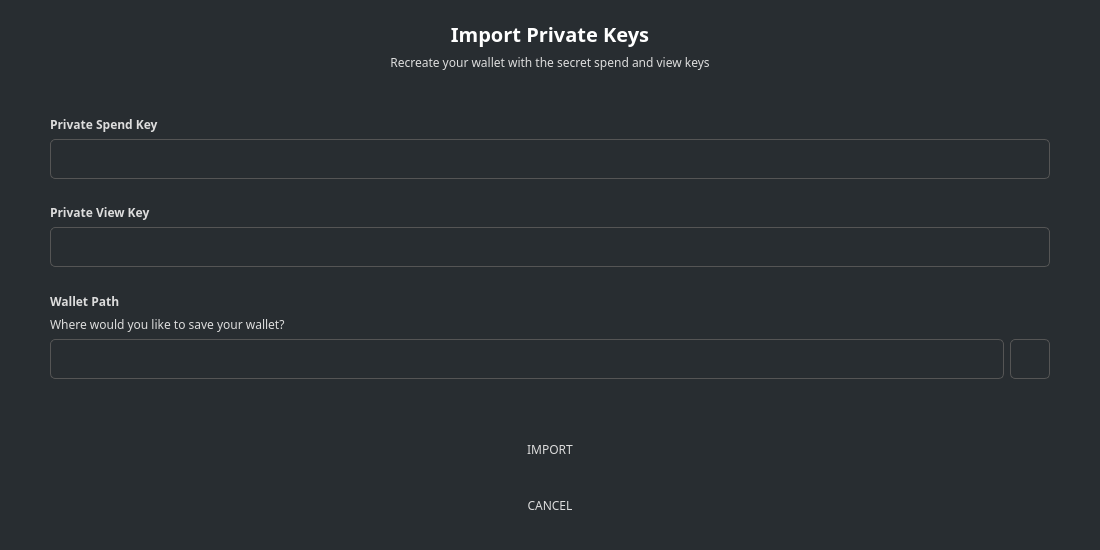
<?xml version="1.0" encoding="UTF-8"?>
<ui version="4.0">
 <class>ImportSecretKeysDialog</class>
 <widget class="QDialog" name="ImportSecretKeysDialog">
  <property name="geometry">
   <rect>
    <x>0</x>
    <y>0</y>
    <width>1100</width>
    <height>550</height>
   </rect>
  </property>
  <property name="windowTitle">
   <string>Import Private Keys</string>
  </property>
  <property name="styleSheet">
   <string notr="true">background-color: #282d31; color: #ddd; border: 0px;</string>
  </property>
  <layout class="QVBoxLayout" name="verticalLayout_3">
   <property name="spacing">
    <number>6</number>
   </property>
   <property name="leftMargin">
    <number>0</number>
   </property>
   <property name="topMargin">
    <number>0</number>
   </property>
   <property name="rightMargin">
    <number>0</number>
   </property>
   <property name="bottomMargin">
    <number>0</number>
   </property>
   <item>
    <widget class="QGroupBox" name="groupBox">
     <property name="sizePolicy">
      <sizepolicy hsizetype="Expanding" vsizetype="Expanding">
       <horstretch>0</horstretch>
       <verstretch>0</verstretch>
      </sizepolicy>
     </property>
     <property name="styleSheet">
      <string notr="true"/>
     </property>
     <property name="title">
      <string/>
     </property>
     <property name="alignment">
      <set>Qt::AlignLeading|Qt::AlignLeft|Qt::AlignTop</set>
     </property>
     <layout class="QVBoxLayout" name="verticalLayout_2">
      <property name="leftMargin">
       <number>50</number>
      </property>
      <property name="topMargin">
       <number>20</number>
      </property>
      <property name="rightMargin">
       <number>50</number>
      </property>
      <property name="bottomMargin">
       <number>20</number>
      </property>
      <item>
       <widget class="QLabel" name="label_4">
        <property name="font">
         <font>
          <family>Poppins</family>
          <pointsize>-1</pointsize>
          <weight>75</weight>
          <bold>true</bold>
         </font>
        </property>
        <property name="styleSheet">
         <string notr="true">color: #fff;
border-right: 0px;
font-size: 20px;
font-weight: bold;</string>
        </property>
        <property name="text">
         <string>Import Private Keys</string>
        </property>
        <property name="alignment">
         <set>Qt::AlignCenter</set>
        </property>
       </widget>
      </item>
      <item>
       <widget class="QLabel" name="label_5">
        <property name="font">
         <font>
          <family>Poppins</family>
         </font>
        </property>
        <property name="styleSheet">
         <string notr="true">color: #ddd;border-right: 0px;</string>
        </property>
        <property name="text">
         <string>Recreate your wallet with the secret spend and view keys</string>
        </property>
        <property name="scaledContents">
         <bool>false</bool>
        </property>
        <property name="alignment">
         <set>Qt::AlignCenter</set>
        </property>
        <property name="wordWrap">
         <bool>true</bool>
        </property>
       </widget>
      </item>
      <item>
       <spacer name="verticalSpacer_5">
        <property name="orientation">
         <enum>Qt::Vertical</enum>
        </property>
        <property name="sizeHint" stdset="0">
         <size>
          <width>20</width>
          <height>10</height>
         </size>
        </property>
       </spacer>
      </item>
      <item>
       <widget class="QLabel" name="m_errorLabel">
        <property name="styleSheet">
         <string notr="true">color: orange;</string>
        </property>
        <property name="text">
         <string notr="true"/>
        </property>
        <property name="alignment">
         <set>Qt::AlignCenter</set>
        </property>
       </widget>
      </item>
      <item>
       <spacer name="verticalSpacer_4">
        <property name="orientation">
         <enum>Qt::Vertical</enum>
        </property>
        <property name="sizeHint" stdset="0">
         <size>
          <width>20</width>
          <height>10</height>
         </size>
        </property>
       </spacer>
      </item>
      <item>
       <widget class="QLabel" name="label">
        <property name="font">
         <font>
          <family>Poppins</family>
          <weight>75</weight>
          <bold>true</bold>
         </font>
        </property>
        <property name="styleSheet">
         <string notr="true">color: #ddd;border-right: 0px;
font-weight:bold;</string>
        </property>
        <property name="text">
         <string>Private Spend Key</string>
        </property>
       </widget>
      </item>
      <item>
       <widget class="QLineEdit" name="m_spendKey">
        <property name="minimumSize">
         <size>
          <width>0</width>
          <height>40</height>
         </size>
        </property>
        <property name="font">
         <font>
          <family>Poppins</family>
         </font>
        </property>
        <property name="styleSheet">
         <string notr="true">padding: 3px; border: 1px solid #555; border-radius: 5px;   color: #aaa; padding: 5px;</string>
        </property>
       </widget>
      </item>
      <item>
       <spacer name="verticalSpacer_3">
        <property name="orientation">
         <enum>Qt::Vertical</enum>
        </property>
        <property name="sizeHint" stdset="0">
         <size>
          <width>20</width>
          <height>20</height>
         </size>
        </property>
       </spacer>
      </item>
      <item>
       <widget class="QLabel" name="label_3">
        <property name="font">
         <font>
          <family>Poppins</family>
          <weight>75</weight>
          <bold>true</bold>
         </font>
        </property>
        <property name="styleSheet">
         <string notr="true">color: #ddd;border-right: 0px;
font-weight:bold;</string>
        </property>
        <property name="text">
         <string>Private View Key</string>
        </property>
       </widget>
      </item>
      <item>
       <widget class="QLineEdit" name="m_viewKey">
        <property name="minimumSize">
         <size>
          <width>0</width>
          <height>40</height>
         </size>
        </property>
        <property name="font">
         <font>
          <family>Poppins</family>
         </font>
        </property>
        <property name="styleSheet">
         <string notr="true">padding: 3px; border: 1px solid #555; border-radius: 5px;   color: #aaa; padding: 5px;</string>
        </property>
       </widget>
      </item>
      <item>
       <spacer name="verticalSpacer_2">
        <property name="orientation">
         <enum>Qt::Vertical</enum>
        </property>
        <property name="sizeHint" stdset="0">
         <size>
          <width>20</width>
          <height>20</height>
         </size>
        </property>
       </spacer>
      </item>
      <item>
       <widget class="QLabel" name="label_2">
        <property name="font">
         <font>
          <family>Poppins</family>
          <weight>75</weight>
          <bold>true</bold>
         </font>
        </property>
        <property name="styleSheet">
         <string notr="true">color: #ddd;border-right: 0px;
font-weight:bold;</string>
        </property>
        <property name="text">
         <string>Wallet Path</string>
        </property>
       </widget>
      </item>
      <item>
       <widget class="QLabel" name="label_6">
        <property name="font">
         <font>
          <family>Poppins</family>
         </font>
        </property>
        <property name="text">
         <string>Where would you like to save your wallet?</string>
        </property>
       </widget>
      </item>
      <item>
       <widget class="QGroupBox" name="horizontalGroupBox_1">
        <layout class="QHBoxLayout" name="horizontalLayout">
         <property name="spacing">
          <number>6</number>
         </property>
         <property name="leftMargin">
          <number>0</number>
         </property>
         <property name="topMargin">
          <number>0</number>
         </property>
         <property name="rightMargin">
          <number>0</number>
         </property>
         <property name="bottomMargin">
          <number>0</number>
         </property>
         <item>
          <widget class="QLineEdit" name="m_pathEdit">
           <property name="sizePolicy">
            <sizepolicy hsizetype="Expanding" vsizetype="Fixed">
             <horstretch>0</horstretch>
             <verstretch>0</verstretch>
            </sizepolicy>
           </property>
           <property name="minimumSize">
            <size>
             <width>300</width>
             <height>40</height>
            </size>
           </property>
           <property name="font">
            <font>
             <family>Poppins</family>
            </font>
           </property>
           <property name="styleSheet">
            <string notr="true">padding: 3px; border: 1px solid #555; border-radius: 5px;   color: #aaa;</string>
           </property>
          </widget>
         </item>
         <item>
          <widget class="QToolButton" name="m_selectPathButton">
           <property name="sizePolicy">
            <sizepolicy hsizetype="Minimum" vsizetype="Minimum">
             <horstretch>0</horstretch>
             <verstretch>0</verstretch>
            </sizepolicy>
           </property>
           <property name="minimumSize">
            <size>
             <width>40</width>
             <height>40</height>
            </size>
           </property>
           <property name="styleSheet">
            <string notr="true">border: 1px solid #555; border-radius: 5px;   color: #aaa;</string>
           </property>
           <property name="text">
            <string notr="true"/>
           </property>
           <property name="icon">
            <iconset resource="../../resources.qrc">
             <normaloff>:/icons/folder</normaloff>:/icons/folder</iconset>
           </property>
          </widget>
         </item>
        </layout>
       </widget>
      </item>
      <item>
       <spacer name="verticalSpacer">
        <property name="orientation">
         <enum>Qt::Vertical</enum>
        </property>
        <property name="sizeHint" stdset="0">
         <size>
          <width>20</width>
          <height>40</height>
         </size>
        </property>
       </spacer>
      </item>
      <item>
       <widget class="QGroupBox" name="horizontalGroupBox_2">
        <layout class="QHBoxLayout" name="horizontalLayout_2">
         <property name="spacing">
          <number>0</number>
         </property>
         <property name="leftMargin">
          <number>0</number>
         </property>
         <property name="topMargin">
          <number>0</number>
         </property>
         <property name="rightMargin">
          <number>0</number>
         </property>
         <property name="bottomMargin">
          <number>0</number>
         </property>
         <item>
          <widget class="QPushButton" name="b1_okButton">
           <property name="sizePolicy">
            <sizepolicy hsizetype="Preferred" vsizetype="Preferred">
             <horstretch>0</horstretch>
             <verstretch>0</verstretch>
            </sizepolicy>
           </property>
           <property name="minimumSize">
            <size>
             <width>131</width>
             <height>50</height>
            </size>
           </property>
           <property name="maximumSize">
            <size>
             <width>300</width>
             <height>16777215</height>
            </size>
           </property>
           <property name="font">
            <font>
             <family>Poppins</family>
            </font>
           </property>
           <property name="styleSheet">
            <string notr="true">/* This style is handled automatically by EditableStyle.cpp */</string>
           </property>
           <property name="text">
            <string>IMPORT</string>
           </property>
          </widget>
         </item>
        </layout>
       </widget>
      </item>
      <item>
       <widget class="QGroupBox" name="horizontalGroupBox_3">
        <layout class="QHBoxLayout" name="horizontalLayout_3">
         <property name="spacing">
          <number>0</number>
         </property>
         <property name="leftMargin">
          <number>0</number>
         </property>
         <property name="topMargin">
          <number>0</number>
         </property>
         <property name="rightMargin">
          <number>0</number>
         </property>
         <property name="bottomMargin">
          <number>0</number>
         </property>
         <item>
          <widget class="QPushButton" name="b1_backButton">
           <property name="sizePolicy">
            <sizepolicy hsizetype="Preferred" vsizetype="Preferred">
             <horstretch>0</horstretch>
             <verstretch>0</verstretch>
            </sizepolicy>
           </property>
           <property name="minimumSize">
            <size>
             <width>131</width>
             <height>50</height>
            </size>
           </property>
           <property name="maximumSize">
            <size>
             <width>300</width>
             <height>16777215</height>
            </size>
           </property>
           <property name="font">
            <font>
             <family>Poppins</family>
            </font>
           </property>
           <property name="styleSheet">
            <string notr="true">/* This style is handled automatically by EditableStyle.cpp */</string>
           </property>
           <property name="text">
            <string>CANCEL</string>
           </property>
          </widget>
         </item>
        </layout>
       </widget>
      </item>
     </layout>
    </widget>
   </item>
  </layout>
 </widget>
 <resources>
  <include location="../../resources.qrc"/>
 </resources>
 <connections>
  <connection>
   <sender>b1_backButton</sender>
   <signal>clicked()</signal>
   <receiver>ImportSecretKeysDialog</receiver>
   <slot>reject()</slot>
   <hints>
    <hint type="sourcelabel">
     <x>439</x>
     <y>133</y>
    </hint>
    <hint type="destinationlabel">
     <x>324</x>
     <y>79</y>
    </hint>
   </hints>
  </connection>
  <connection>
   <sender>b1_okButton</sender>
   <signal>clicked()</signal>
   <receiver>ImportSecretKeysDialog</receiver>
   <slot>importButtonClicked()</slot>
   <hints>
    <hint type="sourcelabel">
     <x>570</x>
     <y>133</y>
    </hint>
    <hint type="destinationlabel">
     <x>324</x>
     <y>79</y>
    </hint>
   </hints>
  </connection>
  <connection>
   <sender>m_selectPathButton</sender>
   <signal>clicked()</signal>
   <receiver>ImportSecretKeysDialog</receiver>
   <slot>selectPathClicked()</slot>
   <hints>
    <hint type="sourcelabel">
     <x>620</x>
     <y>54</y>
    </hint>
    <hint type="destinationlabel">
     <x>323</x>
     <y>65</y>
    </hint>
   </hints>
  </connection>
 </connections>
 <slots>
  <slot>selectPathClicked()</slot>
  <slot>importButtonClicked()</slot>
 </slots>
</ui>
